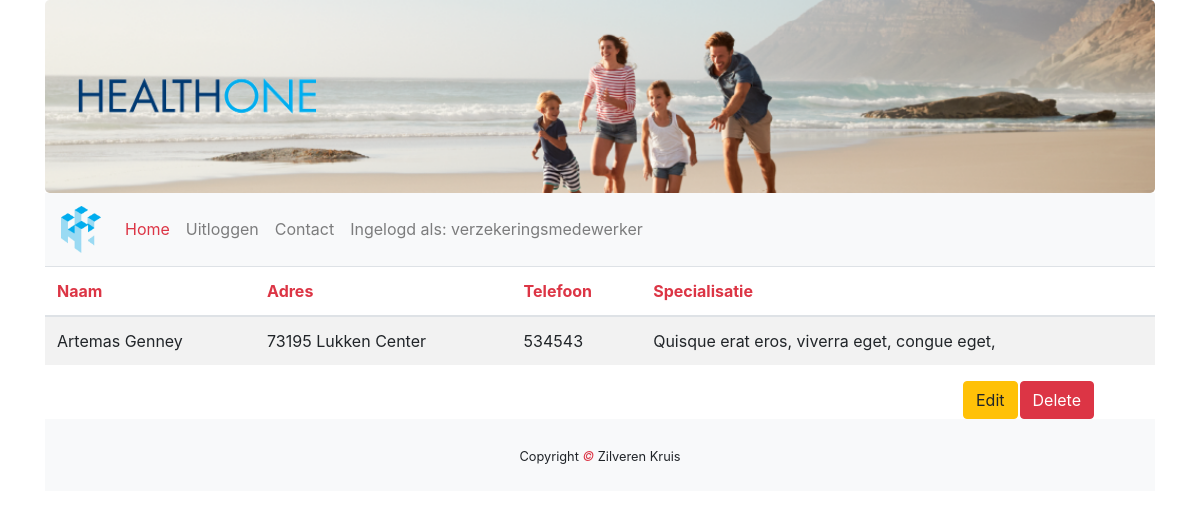
The page /zorgverzekeraar/arts/arts_info.php?id=4 (signed in) on the database its author committed.
### tables this page shows
CREATE TABLE `arts` (
  `id` int(11) NOT NULL,
  `naam` varchar(45) NOT NULL,
  `specialisatie` varchar(45) DEFAULT NULL,
  `adres` varchar(255) NOT NULL,
  `telefoon` varchar(255) NOT NULL
);

### zorgverzekeraar/arts/arts_info.php (the view, shortened to what this page needs)
<!DOCTYPE html>
<html lang="en">
<head>
    <link rel="stylesheet" href="https://maxcdn.bootstrapcdn.com/bootstrap/4.3.1/css/bootstrap.min.css">
    <link rel="stylesheet" href="../../css/index.css">
</head>
<body>
<div class="container">
    <div class="jumbotron text-center">
    <div class="row">
        <div class="col-sm-3">
            <img class="d-none d-sm-block img-fluid" src="../../img/healthtwo_text_transparent.png" alt="Logo">
        </div>
    </div>
</div>
<nav class="navbar navbar-expand-sm bg-light navbar-light sticky-top">
            <a class="navbar-brand" href="../verzekeraar_index.php">
                <img class="navbrand" src="../../img/healthtwo_logo_transparent.png" alt="Logo">
            </a>
            <div class="collapse navbar-collapse" id="collapse_target">
                <ul class="navbar-nav">
                    <li class="nav-item active">
                        <a class="nav-link text-danger" href="../../index.php">Home</a>
                    </li>
                    <?php
                    if(isset($_SESSION['functie']) && $_SESSION['functie'] != null) {
                        echo '<li class="nav-item"><a class="nav-link" href="../../uitloggen.php">Uitloggen</a></li>';
                    }
                    ?>
                    <li class="nav-item">
                        <a class="nav-link" href="../../contact.php">Contact</a>
                    </li>
                    <?php
                    if(isset($_SESSION['functie'])) {
                    echo '<li class="nav-item">
                    <a class="nav-link" href="#">Ingelogd als: ' . $_SESSION['functie'] .'</a></li>';
                }
                ?>
                </ul>
            </div>
        </nav>
<div class="table-responsive">
    <table class="table table-striped">
        <thead>
            <tr>
                <th class="text-danger">Naam</th>
                <th class="text-danger">Adres</th>
                <th class="text-danger">Telefoon</th>
                <th class="text-danger">Specialisatie</th>
            </tr>
        </thead>
        <tbody>
            <?php
            try {
                $db = new PDO("mysql:host=localhost;dbname=healthone","root","");
                $query = $db->prepare("SELECT * FROM arts WHERE id = " . $_GET['id']);
                $query->execute();
                $result = $query->fetchAll(PDO::FETCH_ASSOC);
                foreach ($result as &$data) {
                    echo "<tr>";
                    echo "<td>" . $data['naam'] . "</td>";
                    echo "<td>" . $data['adres'] . "</td>";
                    echo "<td>" . $data['telefoon'] . "</td>";
                    echo "<td>" . $data['specialisatie'] . "</td>";
                    echo "</tr>";
                }
            }
            catch(PDOException $e){
                die("wank".$e->getMessage());
            }
            ?>
        </tbody>
    </table>
</div>
<div class="row text-center">
    <div class="col-lg-9"></div>
    <div class="col-lg-3">
        <?php
        echo "<td><a href='edit.php?id=".$_GET['id']."'>"."<button type=\"button\" class=\"btn btn-warning\">Edit</button></a>";
        echo "<td><a href='drop.php?id=".$_GET['id']."'>"."<button type=\"button\" class=\"btn btn-danger\">Delete</button></a>";
        ?>
    </div>
</div>
<footer class="py-4 bg-light text-dark-50 text-center">
    <small>Copyright <em class="text-danger"> &copy; </em>Zilveren Kruis</small>
</footer>
</body>
</html>

### css/index.css (style rules this page uses)
.jumbotron { margin-bottom: 0; background-image: url(../img/zilverenkruis_jumbotron.png); background-repeat: no-repeat; -webkit-background-size: cover; -o-background-size: cover; background-size: cover; }
.navbrand { width:40px; }
a { color: black; }
a button { margin-left: 2px; }

### rows shown on the page
arts: naam "Artemas Genney", adres "73195 Lukken Center", telefoon "534543", specialisatie "Quisque erat eros, viverra eget, congue eget,"

### other values the page prints
$_SESSION['functie'] "verzekeringsmedewerker"
